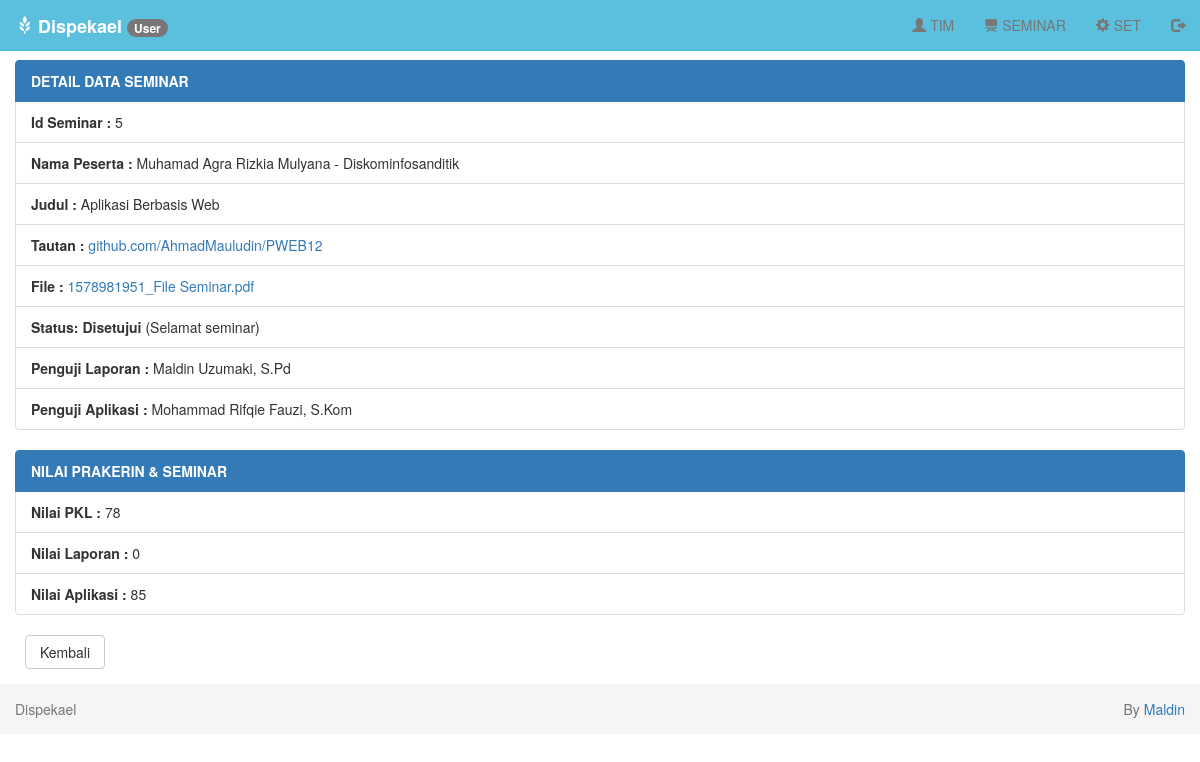
/index.php?page=seminar-detail&id=5 (signed in), run on an earlier commit of the app's database.
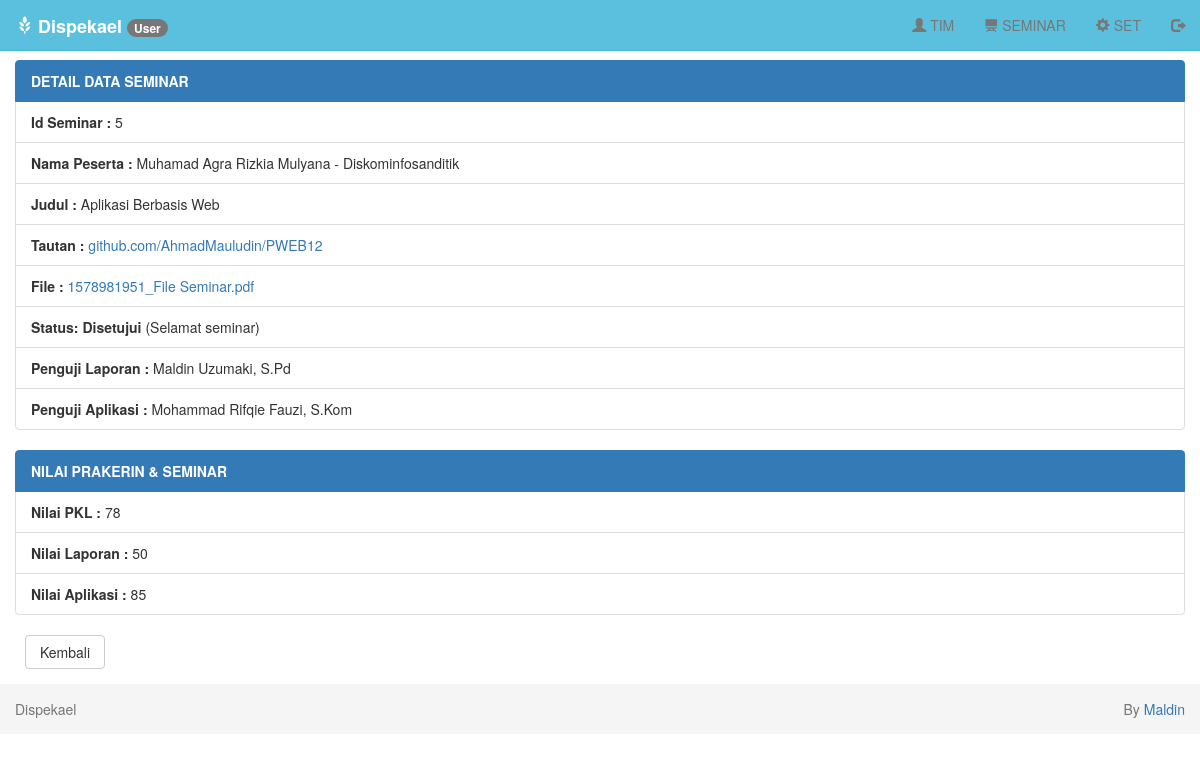
And on a later commit of the database.
### tables this page shows
CREATE TABLE `seminar` (
  `idseminar` int(5) NOT NULL AUTO_INCREMENT,
  `nis` int(8) NOT NULL,
  `judul` varchar(255) NOT NULL,
  `file` varchar(255) NOT NULL,
  `tautan` varchar(255) NOT NULL,
  `statussem` varchar(30) NOT NULL,
  `ket` varchar(255) NOT NULL,
  `pengujilap` int(8) NOT NULL,
  `pengujiapl` int(8) NOT NULL,
  `nilaiprakerin` int(3) NOT NULL,
  `nilailaporan` int(3) NOT NULL,
  `nilaiaplikasi` int(3) NOT NULL,
  PRIMARY KEY (`idseminar`)
);

CREATE TABLE `users` (
  `nis` bigint(12) unsigned NOT NULL,
  `id` bigint(12) unsigned NOT NULL,
  `nama` varchar(255) NOT NULL,
  `tanggal_lahir` date NOT NULL,
  `alamat` varchar(255) NOT NULL,
  `instansi` varchar(100) NOT NULL,
  `telp` varchar(15) NOT NULL,
  `stat` varchar(30) NOT NULL,
  `foto` varchar(255) NOT NULL,
  PRIMARY KEY (`nis`)
);

### seminar/detail.php (the view, shortened to what this page needs)
<div class="row">
    <div class="col-md-12">
        <br>
        <?php
        if (isset($_GET['id'])) {
            $idseminar   = $_GET['id'];
            $query = mysqli_query($db, "SELECT seminar.*, users.nama, users.instansi FROM seminar JOIN users ON users.nis = seminar.nis WHERE idseminar='$idseminar'") or die('Query Error : ' . mysqli_error($db));
            while ($data  = mysqli_fetch_assoc($query)) {
                $idseminar        = $data['idseminar'];
                $judul            = $data['judul'];
                $tautan           = $data['tautan'];
                $file             = $data['file'];
                $statussem        = $data['statussem'];
                $ket              = $data['ket'];
                $pengujilap       = $data['pengujilap'];
                $pengujiapl       = $data['pengujiapl'];
                $nilaiprakerin    = $data['nilaiprakerin'];
                $nilailaporan     = $data['nilailaporan'];
                $nilaiaplikasi    = $data['nilaiaplikasi'];
                $nama             = $data['nama'];
                $instansi         = $data['instansi'];
            }
        }
        ?>
        <ul class="list-group">
            <li class="list-group-item active"><b>DETAIL DATA SEMINAR</b></li>
            <li class="list-group-item"><b>Id Seminar : </b><?php echo $idseminar; ?></li>
            <li class="list-group-item"><b>Nama Peserta : </b><?php echo $nama . " - " . $instansi; ?></li>
            <li class="list-group-item"><b>Judul : </b><?php echo $judul; ?></li>
            <li class="list-group-item"><b>Tautan : </b><a href="https:<?php echo $tautan; ?>" target="_blank"><?php echo $tautan; ?></a></li>
            <li class="list-group-item"><b>File : </b><a href="seminar/files/<?php echo $file; ?>" target="_blank"><?php echo $file; ?></a></li>
            <li class="list-group-item"><b>Status: <?php echo $statussem; ?></b> (<?php echo $ket; ?>)</li>
            <?php
            $pengujilaporan = mysqli_query($db, "SELECT * from pegawai WHERE nis='$pengujilap'") or die('Query Error : ' . mysqli_error($db));
            while ($pengujilaporans = mysqli_fetch_assoc($pengujilaporan)) {
                $pengujilaporann = $pengujilaporans['nama'];
            } ?>
            <li class="list-group-item"><b>Penguji Laporan : </b><?php echo $pengujilaporann; ?></li>
            <?php
            $pengujiaplikasi = mysqli_query($db, "SELECT * from pegawai WHERE nis='$pengujiapl'") or die('Query Error : ' . mysqli_error($db));
            while ($pengujiaplikasis = mysqli_fetch_assoc($pengujiaplikasi)) {
                $pengujiaplikasin = $pengujiaplikasis['nama'];
            } ?>
            <li class="list-group-item"><b>Penguji Aplikasi : </b><?php echo $pengujiaplikasin; ?></li>
        </ul>
        <ul class="list-group">
            <li class="list-group-item active"><b>NILAI PRAKERIN & SEMINAR</b></li>
            <li class="list-group-item"><b>Nilai PKL : </b><?php echo $nilaiprakerin; ?></li>
            <li class="list-group-item"><b>Nilai Laporan : </b><?php echo $nilailaporan; ?></li>
            <li class="list-group-item"><b>Nilai Aplikasi : </b><?php echo $nilaiaplikasi; ?></li>
        </ul>
        <?php
        if ($_SESSION['level'] == "Admin") {
            $kembali = "tampil-nilai";
        } else if ($_SESSION['level'] == "Pegawai") {
            $kembali = "tampil-nilai";
        } else {
            $kembali = "seminar";
        }
        ?>
        <div class="form-group">
            <a href="?page=<?php echo $kembali ?>" class="btn btn-default btn-reset">Kembali</a>
        </div>
    </div>
</div>
</div>

What changed in the data, as far as the page shows it:
changed seminar "Aplikasi Berbasis Web": nilailaporan "0" → "50"
